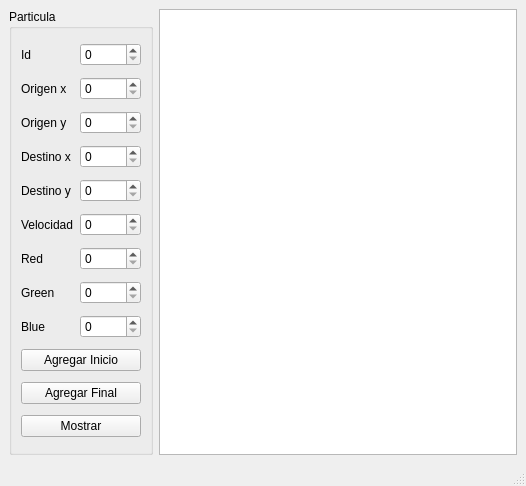
<?xml version="1.0" encoding="UTF-8"?>
<ui version="4.0">
 <class>MainWindow</class>
 <widget class="QMainWindow" name="MainWindow">
  <property name="geometry">
   <rect>
    <x>0</x>
    <y>0</y>
    <width>526</width>
    <height>486</height>
   </rect>
  </property>
  <property name="windowTitle">
   <string>MainWindow</string>
  </property>
  <widget class="QWidget" name="centralwidget">
   <layout class="QGridLayout" name="gridLayout_2">
    <item row="0" column="1">
     <widget class="QPlainTextEdit" name="out_plainTextEdit">
      <property name="minimumSize">
       <size>
        <width>350</width>
        <height>350</height>
       </size>
      </property>
     </widget>
    </item>
    <item row="0" column="0">
     <widget class="QGroupBox" name="groupBox">
      <property name="title">
       <string>Particula</string>
      </property>
      <layout class="QGridLayout" name="gridLayout">
       <item row="0" column="0">
        <widget class="QLabel" name="label_7">
         <property name="text">
          <string>Id</string>
         </property>
        </widget>
       </item>
       <item row="1" column="0">
        <widget class="QLabel" name="label_8">
         <property name="text">
          <string>Origen x</string>
         </property>
        </widget>
       </item>
       <item row="6" column="1">
        <widget class="QSpinBox" name="red_spinBox">
         <property name="maximum">
          <number>255</number>
         </property>
        </widget>
       </item>
       <item row="6" column="0">
        <widget class="QLabel" name="label_4">
         <property name="text">
          <string>Red</string>
         </property>
        </widget>
       </item>
       <item row="4" column="0">
        <widget class="QLabel" name="label_2">
         <property name="text">
          <string>Destino y</string>
         </property>
        </widget>
       </item>
       <item row="5" column="1">
        <widget class="QSpinBox" name="velocidad_spinBox">
         <property name="maximum">
          <number>10000</number>
         </property>
         <property name="displayIntegerBase">
          <number>10</number>
         </property>
        </widget>
       </item>
       <item row="12" column="0" colspan="2">
        <widget class="QPushButton" name="mostrar_pushButton">
         <property name="text">
          <string>Mostrar</string>
         </property>
        </widget>
       </item>
       <item row="3" column="1">
        <widget class="QSpinBox" name="destinoX_spinBox">
         <property name="maximum">
          <number>500</number>
         </property>
        </widget>
       </item>
       <item row="11" column="0" colspan="2">
        <widget class="QPushButton" name="agregar_final_pushButton">
         <property name="text">
          <string>Agregar Final</string>
         </property>
        </widget>
       </item>
       <item row="0" column="1">
        <widget class="QSpinBox" name="id_spinBox">
         <property name="maximum">
          <number>500</number>
         </property>
        </widget>
       </item>
       <item row="4" column="1">
        <widget class="QSpinBox" name="destinoY_spinBox">
         <property name="maximum">
          <number>500</number>
         </property>
        </widget>
       </item>
       <item row="8" column="0">
        <widget class="QLabel" name="label_6">
         <property name="text">
          <string>Blue</string>
         </property>
        </widget>
       </item>
       <item row="7" column="1">
        <widget class="QSpinBox" name="green_spinBox">
         <property name="maximum">
          <number>255</number>
         </property>
        </widget>
       </item>
       <item row="5" column="0">
        <widget class="QLabel" name="label_3">
         <property name="text">
          <string>Velocidad</string>
         </property>
        </widget>
       </item>
       <item row="10" column="0" colspan="2">
        <widget class="QPushButton" name="agregar_inicio_pushButton">
         <property name="text">
          <string>Agregar Inicio</string>
         </property>
        </widget>
       </item>
       <item row="8" column="1">
        <widget class="QSpinBox" name="blue__spinBox">
         <property name="maximum">
          <number>255</number>
         </property>
        </widget>
       </item>
       <item row="3" column="0">
        <widget class="QLabel" name="label">
         <property name="text">
          <string>Destino x</string>
         </property>
        </widget>
       </item>
       <item row="7" column="0">
        <widget class="QLabel" name="label_5">
         <property name="text">
          <string>Green</string>
         </property>
        </widget>
       </item>
       <item row="2" column="0">
        <widget class="QLabel" name="label_9">
         <property name="text">
          <string>Origen y</string>
         </property>
        </widget>
       </item>
       <item row="1" column="1">
        <widget class="QSpinBox" name="origenX_spinBox">
         <property name="maximum">
          <number>500</number>
         </property>
        </widget>
       </item>
       <item row="2" column="1">
        <widget class="QSpinBox" name="origenY_spinBox">
         <property name="maximum">
          <number>500</number>
         </property>
        </widget>
       </item>
      </layout>
     </widget>
    </item>
   </layout>
  </widget>
  <widget class="QMenuBar" name="menubar">
   <property name="geometry">
    <rect>
     <x>0</x>
     <y>0</y>
     <width>526</width>
     <height>26</height>
    </rect>
   </property>
  </widget>
  <widget class="QStatusBar" name="statusbar"/>
 </widget>
 <resources/>
 <connections/>
</ui>
